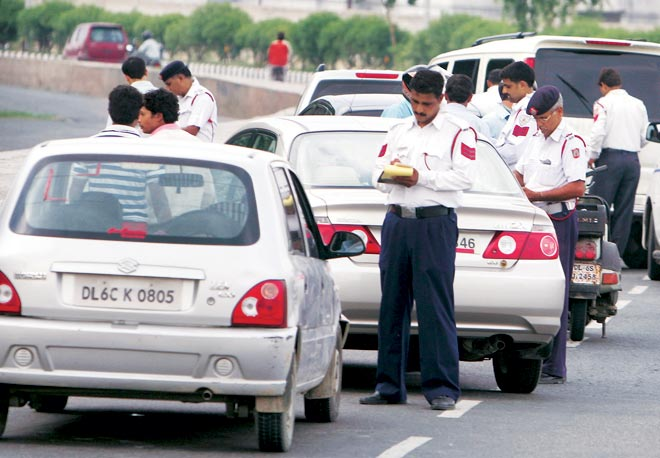
#> input picture Car Images/1.jpg, 660 x 458 px
$ python -i NumberPlateDetection.py   (imports and definitions only)
#> lines starting #> are read from the running program, lines starting #| are printed output that depends on the picture; after the words box and inside, x2 and y2 are one past the last pixel; in counts of white or black regions, pixels touching at a corner belong together
#> further down, picture is the input picture: shape (458, 660, 3); mean B, G, R 151.2, 148.8, 149.9
import cv2
import easyocr
import numpy as np

# Configure easyocr
# [1 line that did not run here, left out]


# Debug show function
def show_img(text: str, image):
    """
    :param text:Image window name
    :param image:Required image to display
    :return: None
    """
    pass
    # cv2.imshow(text, image)
    # cv2.waitKey(0)


def detect_plate(image):
    # Resize the image - change width-height 800-600
    image = cv2.resize(image, (800, 600), interpolation=cv2.INTER_AREA)
    # show_img("Original Image", image)

    # Convert BGR to Gray scale
    gray = cv2.cvtColor(image, cv2.COLOR_BGR2GRAY)
    # show_img("1 - Grayscale Conversion", gray)

    # Convert to LAB color space
    lab = cv2.cvtColor(image, cv2.COLOR_BGR2LAB)
#> lab: shape (600, 800, 3); mean of channels 0, 1, 2 154.8, 129.1, 127.2
    l, a, b = cv2.split(lab)
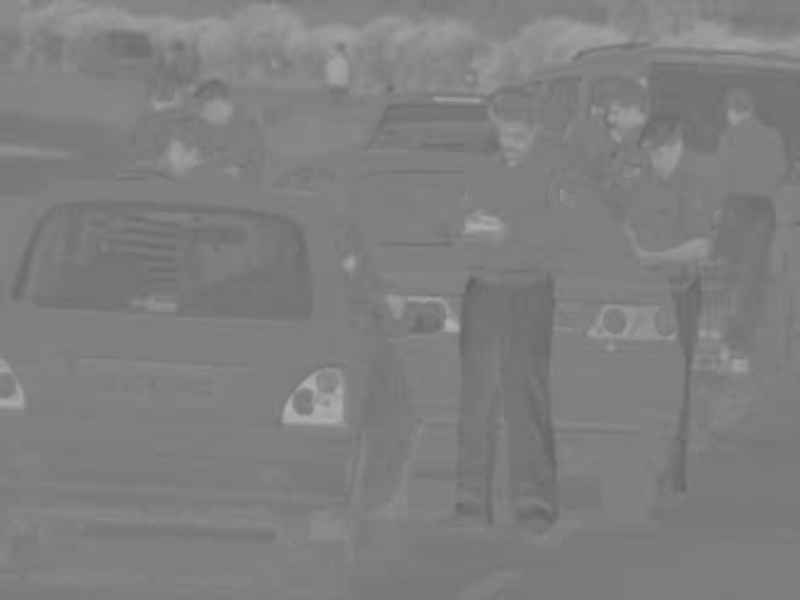
#> b: shape (600, 800); min 97, max 179, mean 127.2
    l_channel = lab[:, :, 0]

    # Applying CLAHE to L-channel
    clahe = cv2.createCLAHE(clipLimit=2.0, tileGridSize=(8, 8))
    cl = clahe.apply(l_channel)

    # Merge the CLAHE enhanced L-channel with the a and b channel
    limg = cv2.merge([cl, a, b])
#> limg: shape (600, 800, 3); mean of channels 0, 1, 2 142.6, 129.1, 127.2

    # Convert image from LAB Color model to BGR color space
    enhanced_img = cv2.cvtColor(limg, cv2.COLOR_LAB2BGR)
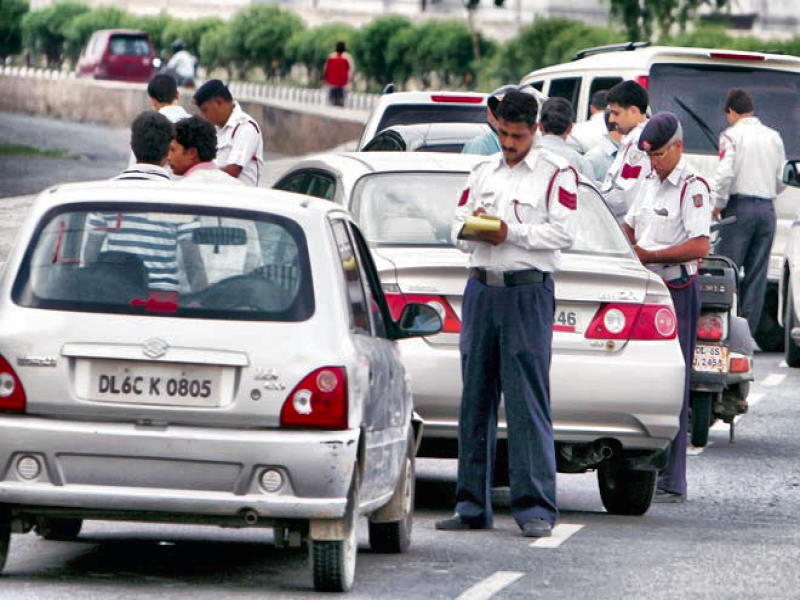
#> enhanced_img: shape (600, 800, 3); mean B, G, R 139, 136.6, 137.5
    # show_img("2-Enhanced Image", enhanced_img)

    # Convert Enhanced Image to Grayscale
    enhanced_img_gray = cv2.cvtColor(limg, cv2.COLOR_BGR2GRAY)

    # Contrast recovery using add weight on normal grayscale and enhanced one
    weighted = cv2.addWeighted(gray, 0.8, enhanced_img_gray, 0.2, 10.0)
    # show_img("3 - Weighted", weighted)

    # Noise removal with GaussianBlur(removes noise while preserving edges)
    blurred = cv2.GaussianBlur(weighted, (3, 3), 10, 10)
    # show_img("4 - GaussianBlur Filter", blurred)

    # Find Edges of the grayscale image using Canny filtering
    edged = cv2.Canny(blurred, 10, 100)
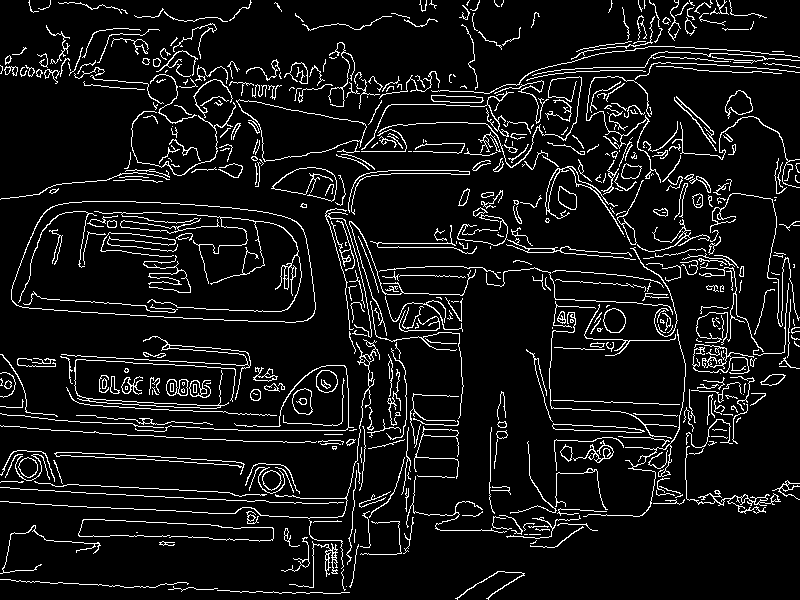
#> edged: shape (600, 800); 8.2% white in thin lines or dots
    # show_img("5 - Canny Edges", edged)

    # Find contours based on Edges
    cnts, new = cv2.findContours(edged.copy(), cv2.RETR_LIST, cv2.CHAIN_APPROX_SIMPLE)
#> cnts = 696 contours, 496 with area under 20; largest, box (x1, y1, x2, y2) and area: (11, 201, 316, 323) 31252, (11, 201, 316, 323) 31210, (236, 99, 367, 162) 4264, (237, 99, 367, 162) 4234, (54, 452, 245, 475) 667; new = 696 rows, first 6: [1, -1, -1, -1], [2, 0, -1, -1], [3, 1, -1, -1], [4, 2, -1, -1], [5, 3, -1, -1], [6, 4, -1, -1]

    # Create copy of original image to draw all contours
    img_with_all_contours = image.copy()
    cv2.drawContours(img_with_all_contours, cnts, -1, (0, 255, 0), 3)
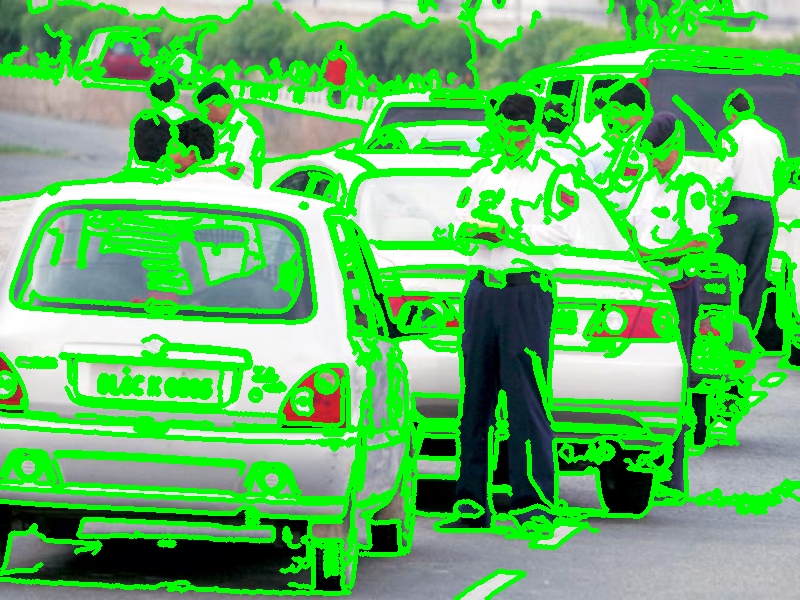
#> img_with_all_contours: shape (600, 800, 3); mean of channels 0, 1, 2 101.1, 185.9, 99; drawn as B, G, R
    # show_img("6- All Contours", img_with_all_contours)

    # Sort contours based on their area keeping first 30 contours
    cnts = sorted(cnts, key=cv2.contourArea, reverse=True)[:30]
#> cnts = 30 contours; largest, box (x1, y1, x2, y2) and area: (11, 201, 316, 323) 31252, (11, 201, 316, 323) 31210, (236, 99, 367, 162) 4264, (237, 99, 367, 162) 4234, (54, 452, 245, 475) 667
    number_plate_cnt = None  # No Number plate contour

    # Draw Top 30 Contours
    img2 = image.copy()
    cv2.drawContours(img2, cnts, -1, (0, 255, 0), 3)
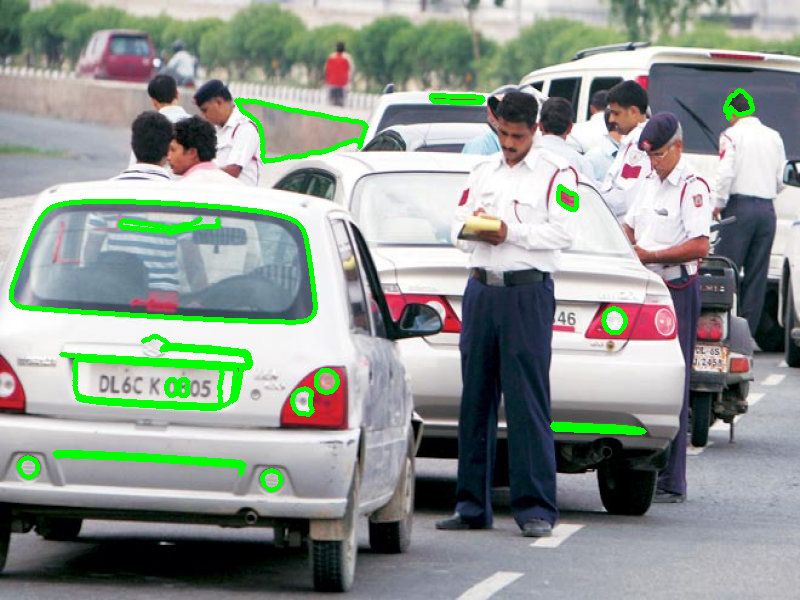
#> img2: shape (600, 800, 3); mean of channels 0, 1, 2 145, 151.6, 143.5; drawn as B, G, R
    # show_img("7- Top 30 Contours", img2)

    # Loop over all contours to find the best possible approximate contour of number plate
    for c in cnts:
        peri = cv2.arcLength(c, True)
        approx = cv2.approxPolyDP(c, 0.02 * peri, True)

        if len(approx) == 4:  # Select the contour which has 4 corners
            number_plate_cnt = approx  # Approximated Number Plate Contour

            # Crop selected contour
            x, y, w, h = cv2.boundingRect(c)  # Find out coord for plate

            # if h * 2 < w < h * 8:
            plate = image[y:y + h, x:x + w]  # Crop the number plate from original image
            # show_img("Original", plate)

            # Noise removal filter on cropped plate
            noise_removed = plate - cv2.GaussianBlur(plate, (21, 21), 3) + 127
            # show_img("1- Noise Removed", noise_removed)

            # Resize cropped number plate
            resized_plate = cv2.resize(noise_removed, (int(w * 1.2), int(h * 1.2)),
                                       interpolation=cv2.INTER_AREA)

            # Threshold resized plate with 120 threshold value
            _, threshold_plate = cv2.threshold(np.array(resized_plate), 120, 255,
                                               cv2.THRESH_BINARY)
            # show_img("2- Threshold", threshold_plate)

            # Increase contrast and remove some noise using weighting
            weighted_plate = cv2.addWeighted(resized_plate, 0.6, threshold_plate,
                                             0.4, 10.0)
            # show_img("3-Weighted", weighted_plate)

            # Dilate image to emphasize letters
            dilated_plate = cv2.dilate(weighted_plate, (3, 3))
            # show_img("4- Dilated", dilated_plate)

            break
#> this loop made 5 passes
#> (peri, number_plate_cnt, x, y, w, h) on pass 5: (410.9, [[54, 453], [237, 465], [240, 474], [244, 464]], 54, 452, 191, 23)
#> peri on passes 1 to 4: 783.2, 780.9, 357.5, 342.1
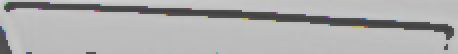
#> weighted_plate: shape (27, 229, 3) (shown 2 times larger); mean of channels 0, 1, 2 173.6, 173.6, 173.6; drawn as B, G, R

    # Drawing the selected number plate contour on the original image
    final_image = image.copy()
    cv2.drawContours(final_image, [number_plate_cnt], -1, (0, 255, 0), 3)
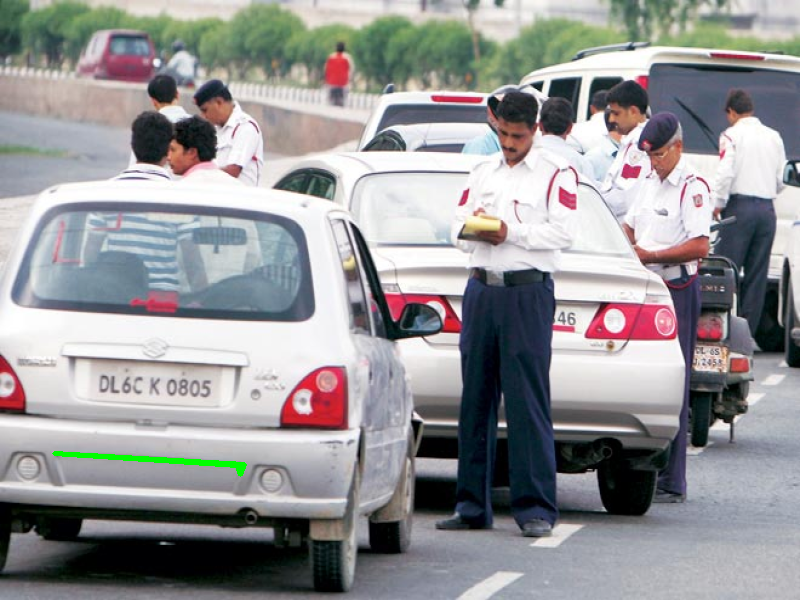
#> final_image: shape (600, 800, 3); mean of channels 0, 1, 2 150.7, 149.1, 149.4; drawn as B, G, R
    # show_img("Final Image With Number Plate Detected", image)

    # Use EasyOcr to covert image into string
    detected_result = easy_ocr(dilated_plate)
    print("Easy Ocr :", detected_result)

    # Return filtered results to show every unique step
    return image, gray, enhanced_img, weighted, blurred, edged, img_with_all_contours, final_image, detected_result


def easy_ocr(image):
    """
    :param image: Cropped number plate
    :return: Text extracted from given input
    """
#> (the run stopped early here; a loop or call above may not have finished)
